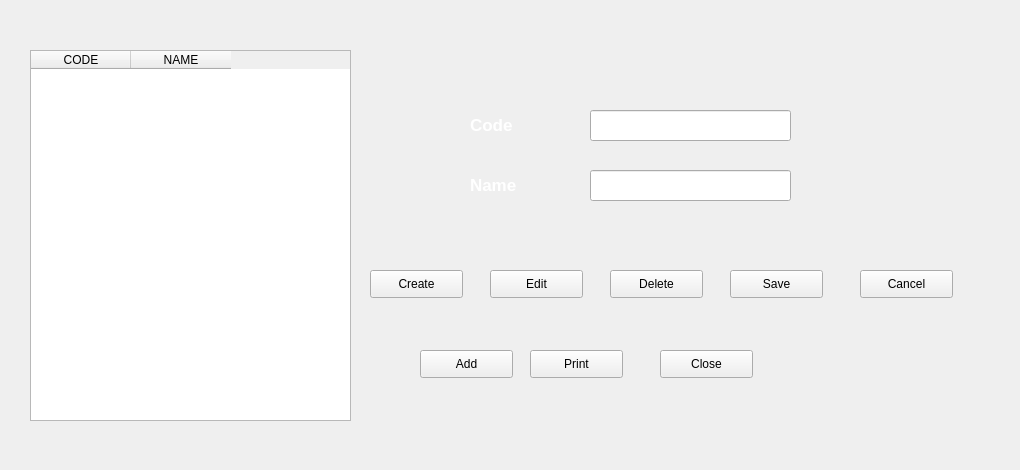
      <widget class="QWidget" name="Code2Details">
       <widget class="QLabel" name="label_4">
        <property name="geometry">
         <rect>
          <x>0</x>
          <y>0</y>
          <width>1011</width>
          <height>461</height>
         </rect>
        </property>
        <property name="autoFillBackground">
         <bool>false</bool>
        </property>
        <property name="text">
         <string/>
        </property>
        <property name="pixmap">
         <pixmap>../Empty.png</pixmap>
        </property>
       </widget>
       <widget class="QLabel" name="lb_parameter_name_3">
        <property name="geometry">
         <rect>
          <x>470</x>
          <y>170</y>
          <width>101</width>
          <height>31</height>
         </rect>
        </property>
        <property name="font">
         <font>
          <pointsize>13</pointsize>
          <weight>75</weight>
          <bold>true</bold>
         </font>
        </property>
        <property name="text">
         <string>&lt;html&gt;&lt;head/&gt;&lt;body&gt;&lt;p&gt;&lt;span style=&quot; color:#ffffff;&quot;&gt;Name&lt;/span&gt;&lt;/p&gt;&lt;/body&gt;&lt;/html&gt;</string>
        </property>
       </widget>
       <widget class="QLineEdit" name="le_parameter_code_3">
        <property name="geometry">
         <rect>
          <x>590</x>
          <y>110</y>
          <width>201</width>
          <height>31</height>
         </rect>
        </property>
       </widget>
       <widget class="QPushButton" name="pb_parameter_print_3">
        <property name="geometry">
         <rect>
          <x>530</x>
          <y>350</y>
          <width>93</width>
          <height>28</height>
         </rect>
        </property>
        <property name="text">
         <string>Print</string>
        </property>
       </widget>
       <widget class="QPushButton" name="pb_parameter_delete_3">
        <property name="geometry">
         <rect>
          <x>610</x>
          <y>270</y>
          <width>93</width>
          <height>28</height>
         </rect>
        </property>
        <property name="text">
         <string>Delete</string>
        </property>
       </widget>
       <widget class="QPushButton" name="pb_parameter_close_3">
        <property name="geometry">
         <rect>
          <x>660</x>
          <y>350</y>
          <width>93</width>
          <height>28</height>
         </rect>
        </property>
        <property name="text">
         <string>Close</string>
        </property>
       </widget>
       <widget class="QLabel" name="lb_parameter_code_3">
        <property name="geometry">
         <rect>
          <x>470</x>
          <y>110</y>
          <width>101</width>
          <height>31</height>
         </rect>
        </property>
        <property name="font">
         <font>
          <pointsize>13</pointsize>
          <weight>75</weight>
          <bold>true</bold>
         </font>
        </property>
        <property name="text">
         <string>&lt;html&gt;&lt;head/&gt;&lt;body&gt;&lt;p&gt;&lt;span style=&quot; color:#ffffff;&quot;&gt;Code&lt;/span&gt;&lt;/p&gt;&lt;/body&gt;&lt;/html&gt;</string>
        </property>
       </widget>
       <widget class="QLineEdit" name="le_parameter_name_3">
        <property name="geometry">
         <rect>
          <x>590</x>
          <y>170</y>
          <width>201</width>
          <height>31</height>
         </rect>
        </property>
        <property name="text">
         <string/>
        </property>
       </widget>
       <widget class="QPushButton" name="pb_parameter_create_3">
        <property name="geometry">
         <rect>
          <x>370</x>
          <y>270</y>
          <width>93</width>
          <height>28</height>
         </rect>
        </property>
        <property name="text">
         <string>Create</string>
        </property>
       </widget>
       <widget class="QPushButton" name="pb_parameter_cancel_3">
        <property name="geometry">
         <rect>
          <x>860</x>
          <y>270</y>
          <width>93</width>
          <height>28</height>
         </rect>
        </property>
        <property name="text">
         <string>Cancel</string>
        </property>
       </widget>
       <widget class="QPushButton" name="pb_parameter_save_3">
        <property name="geometry">
         <rect>
          <x>730</x>
          <y>270</y>
          <width>93</width>
          <height>28</height>
         </rect>
        </property>
        <property name="text">
         <string>Save</string>
        </property>
       </widget>
       <widget class="QTableWidget" name="tableWidget_3">
        <property name="geometry">
         <rect>
          <x>30</x>
          <y>50</y>
          <width>321</width>
          <height>371</height>
         </rect>
        </property>
        <property name="columnCount">
         <number>2</number>
        </property>
        <column>
         <property name="text">
          <string>CODE</string>
         </property>
        </column>
        <column>
         <property name="text">
          <string>NAME</string>
         </property>
        </column>
       </widget>
       <widget class="QPushButton" name="pb_parameter_edit_3">
        <property name="geometry">
         <rect>
          <x>490</x>
          <y>270</y>
          <width>93</width>
          <height>28</height>
         </rect>
        </property>
        <property name="text">
         <string>Edit</string>
        </property>
       </widget>
       <widget class="QPushButton" name="pb_parameter_add_3">
        <property name="geometry">
         <rect>
          <x>420</x>
          <y>350</y>
          <width>93</width>
          <height>28</height>
         </rect>
        </property>
        <property name="text">
         <string>Add</string>
        </property>
       </widget>
      </widget>
